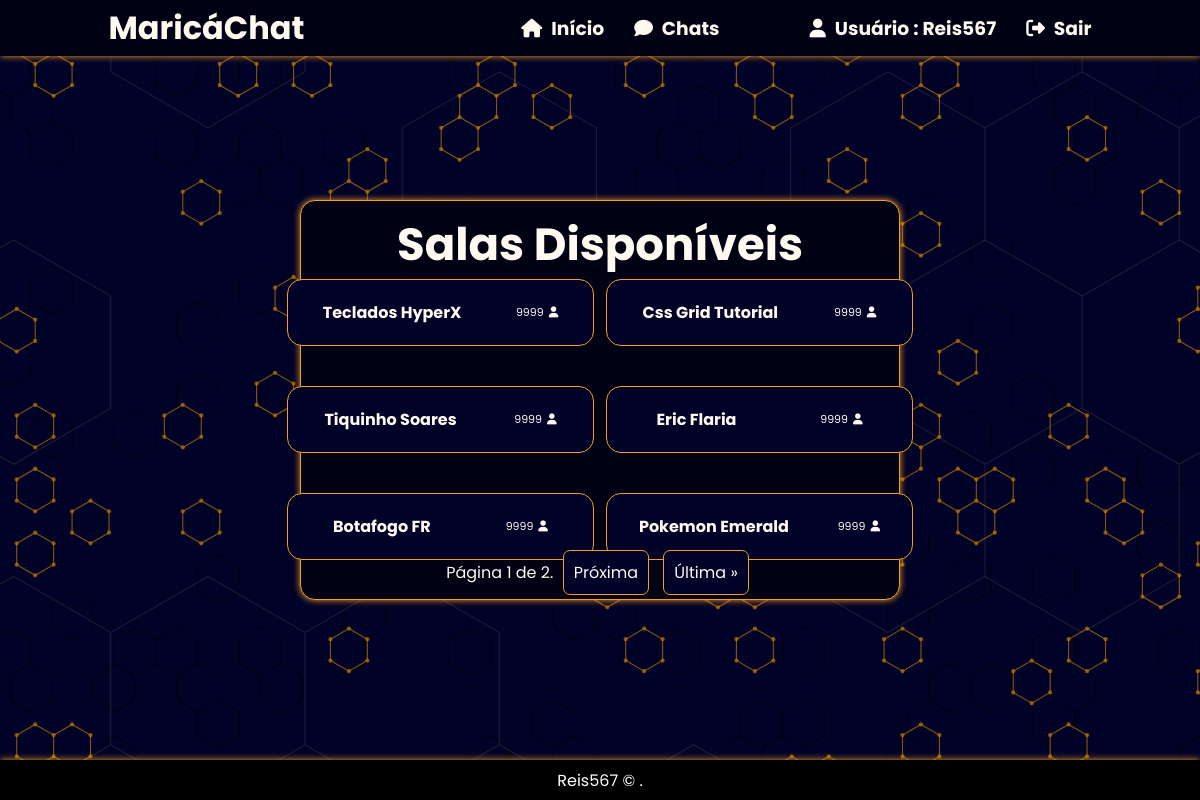
Screenshot of /chat/rooms/ (signed in) with the database file from the repository.
### chat/models.py (models this page shows, shortened)
class Room(models.Model):
    class Meta:
        verbose_name = 'Sala'
        verbose_name_plural = 'Salas'
    name = models.CharField(max_length=20)
    slug = models.SlugField(max_length=50)

### chat/views.py (the view)
# urls.py: path('rooms/', views.rooms, name='rooms'),
def rooms(request):
    room_list = Room.objects.all().order_by('-pk')
    items_per_page = 6
    paginator = Paginator(room_list, items_per_page)
    page = request.GET.get('page')
    try:
        rooms = paginator.page(page)
    except PageNotAnInteger:
        rooms = paginator.page(1)
    except EmptyPage:
        rooms = paginator.page(paginator.num_pages)
    return render(request, 'rooms.html', {'rooms': rooms})

### templates/rooms.html (shortened to what this page needs)
{% extends "base.html" %}
{% block content %}
<section class="chats">
    <div class="chats-content">
        <div class="chats-title">
            <h1>Salas Disponíveis</h1>
        </div>
        <div class="chats-buttons">
            {% if user.is_authenticated %}
                    {% for room in rooms %}
                        <button onclick="window.location.href = '{% url 'room' room.slug %}'" class="chats-button">
                            <span>
                                <h1>{{ room.name }}</h1>
                                <p>9999<i class="fa-solid fa-user"></i></p>
                            </span>
                        </button>
                    {% endfor %}
            {% endif %}
        </div>
        <div class="pagination">
            <span class="step-links">
                <span class="current-page">
                    Página {{ rooms.number }} de {{ rooms.paginator.num_pages }}.
                </span>
                {% if rooms.has_next %}
                    <a class="pagination-proxima btn-pagination" href="?page={{ rooms.next_page_number }}">Próxima</a>
                    <a class="pagination-ultima btn-pagination" href="?page={{ rooms.paginator.num_pages }}">Última &raquo;</a>
                {% endif %}
            </span>
        </div>
    </div>
</section>
{% endblock %}

### templates/base.html (shortened to what this page needs)
{% load static %}
<!DOCTYPE html>
    <html>
    <head>
        <link rel="stylesheet"  href="{% static 'css/reset.css' %}">
        <link rel="stylesheet"  href="{% static 'css/style.css' %}">
    </head>
    <body>
        <header>
            <h1>
                <a href="{% url 'home' %}">MaricáChat</a></h1>
            <nav>
                <h3>
                    <a href="{% url 'home' %}">
                        <i class="fa-solid fa-house"></i>  Início</a>
                </h3>
                <h3>
                    <a href="{% url 'rooms' %}">
                        <i class="fa-solid fa-comment"></i>  Chats</a>
                </h3>
                <div class="nav-auth">
                    {% if user.is_authenticated %}
                        <div class="user-is-auth">
                            <h3>
                                <i class="fa-solid fa-user"></i>
                                 Usuário   :   {{user.username}}
                            </h3>
                            <h3>
                                <a href="{% url 'logout' %}">
                                 <i class="fa-solid fa-right-from-bracket"></i>  Sair</a>
                            </h3>
                        </div>
                    {% endif %}
                </div>
            </nav>
        </header>
            {% block content %}{% endblock %}
        <footer class="footer">
            <p><a href="https://github.com/reis567" target="_blank">Reis567</a> &copy; {{ year }}.</p>
        </footer>
    </body>
    </html>

### static/css/style.css (style rules this page uses)
:root { --prim-cl: #050850; --prim-stgr:#000228; --sec-cl: #F49F1C; --sec-stgr: #ffce84; --black:#000112; --white:#fff9f0; --ylw-shd: 0px 0px 10px var(--sec-cl); --ylw-shd-ltr: 0px 0px 7px var(--sec-cl); }
body { background-image: url('/static/img/bg.svg'); background-size: cover; width: 100%; height: 100%; font-family: 'Poppins', sans-serif; }
header { position: fixed; top: 0; width: 100%; height: 7vh; display: flex; justify-content: space-around; align-items: center; background-color: var(--black); color: var(--white); box-shadow: var(--ylw-shd-ltr); }
header nav { display: flex; justify-content: space-around; gap: 30px; }
header a { color: var(--white); transition: .5s; }
header i { margin-right: 5px; color: var(--white); }
nav .nav-auth { display: flex; justify-content: space-around; gap: 30px; }
.user-is-auth { padding-left: 60px; display: flex; justify-content: space-around; gap: 30px; }
.footer { position: fixed; bottom: 0; width: 100%; height: 5vh; background-color: black; display: flex; justify-content: center; align-items: center; color: white; box-shadow: var(--ylw-shd-ltr); }
.footer a { color: white; transition: .5s; }
.chats { height: 100vh; width: 100vw; display: flex; justify-content: center; align-items: center; }
.chats-content { width: 50%; height: 50%; background: var(--black); display: flex; justify-content: space-between; align-items: center; flex-direction: column; color: var(--white); border: 1px solid var(--sec-cl); border-radius: 15px; box-shadow: var(--ylw-shd-ltr); }
.chats-title { font-size: 30px; font-weight: bold; margin-top: 10px; }
.chats-buttons { max-width: 800px; width: 100%; height: 100%; gap: 40px; display: grid; grid-template-columns: repeat(auto-fill, minmax(200px, 1fr)); align-items: center; justify-items: center; }
.chats-buttons button { color: var(--white); cursor: pointer; background: var(--prim-stgr); padding: 20px; width: 110%; border-radius: 15px; border: 1px solid var(--sec-cl); }
.chats-buttons button span { display: flex; align-items: center; justify-content: space-around; }
.chats-buttons button span h1 { font-size: 16px; margin-right: 25px; font-weight: bolder; text-transform: capitalize; }
.chats-buttons button span p { font-size: 11px; }
.chats-buttons i { margin-left: 5px; }
.pagination { display: flex; justify-content: space-between; margin-bottom: 15px; }
.btn-pagination { margin-left: 5px; margin-right: 5px; padding: 10px; background: var(--prim-stgr); color: var(--white); border: 1px solid var(--sec-cl); border-radius: 7px; }

### rows the page displays
Room: name "Teclados HyperX"
Room: name "Css Grid Tutorial"
Room: name "Tiquinho Soares"
Room: name "Eric Flaria"
Room: name "Botafogo FR"
Room: name "Pokemon Emerald"

### other values shown
{{ user.username }} "Reis567"
{{ rooms.number }} "1"
{{ rooms.paginator.num_pages }} "2"
